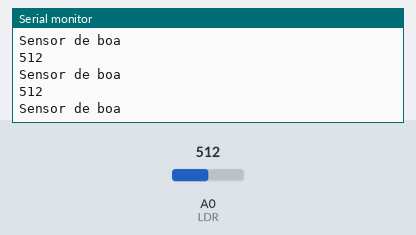
This sketch was run on a simulated Arduino Nano, built with avr-gcc and run on an emulated ATmega328P. Parts: the last lines printed to the serial monitor. The inputs (shaded band) are chosen by the test bench; at power-on: A0 (LDR) = 512.

Above: at 1.2 s.
1.3 s: A0 (LDR) set to 17
At 1.9 s:
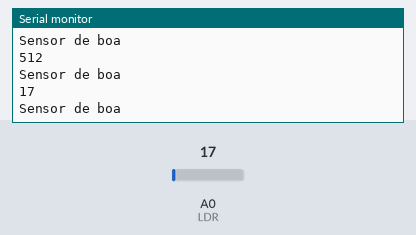
2.8 s: A0 (LDR) set to 13
At 3.4 s:
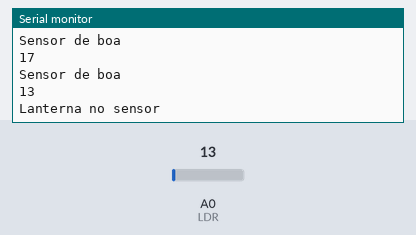
Timing chart, 0 to 5.8 s (numbered marks = the images above; inputs shaded):
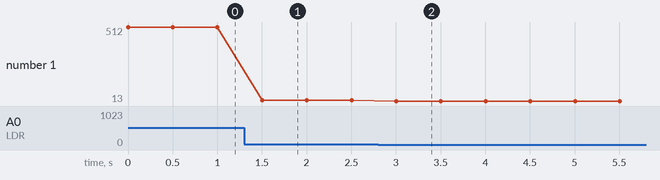

Measured:
- the behaviour switches between 16 and 15 on A0 (LDR) (found by bisection; images 1 and 2)
- after the input at 1.3 s, the serial monitor: prints a new line after 0.20 s (image 1)
- after the input at 2.8 s, the serial monitor: prints a new line after 0.20 s (image 2)
- plotted number 1: 512 → 17 after the input at 1.3 s, 17 → 13 after the input at 2.8 s

The sketch:

Maquete_Power_2022_Ardu_no-LDR_.ino
```cpp
const byte LED = A7; // Declaração da variável que armazena o pino referente ao LED
int Leitura = 0;
int LDR = A0;
void setup(void) {
  Serial.begin(115200);  // Inicia a comunicação Serial
  pinMode(LED, OUTPUT); // Declaro que o pino do Led será do tipo Output
  pinMode (LDR, INPUT);
}

void loop(void) {

  int sensorValue = analogRead(A0); // Declaro a variável que armazena o pino referente aos dados do LDR
  Leitura = analogRead(A0);
  Serial.println (Leitura);
  if(sensorValue <=15){  // Teste para identificar se o valor do LDR é igual a zero, se for ele executa as 2 linhas abaixo
    Serial.println("Lanterna no sensor"); // Gera um log na serial informando que a lanterna esta iluminando o sensor
    digitalWrite(LED, HIGH);  // Acende o(s) LED(s)
  }else {  // Caso o valor do LDR não seja igual a zero significa que não tem uma lanterna iluminando o mesmo e ele executa as 2 linhas abaixo
    Serial.println("Sensor de boa"); // Gera um Log na serial informando que o sensor esta de boa, sem nenhuma lampada sobre o mesmo
    digitalWrite(LED, LOW); // Apaga o(s) LED(s)
  }
  delay(500); // Aguarda meio segundo
}
```
